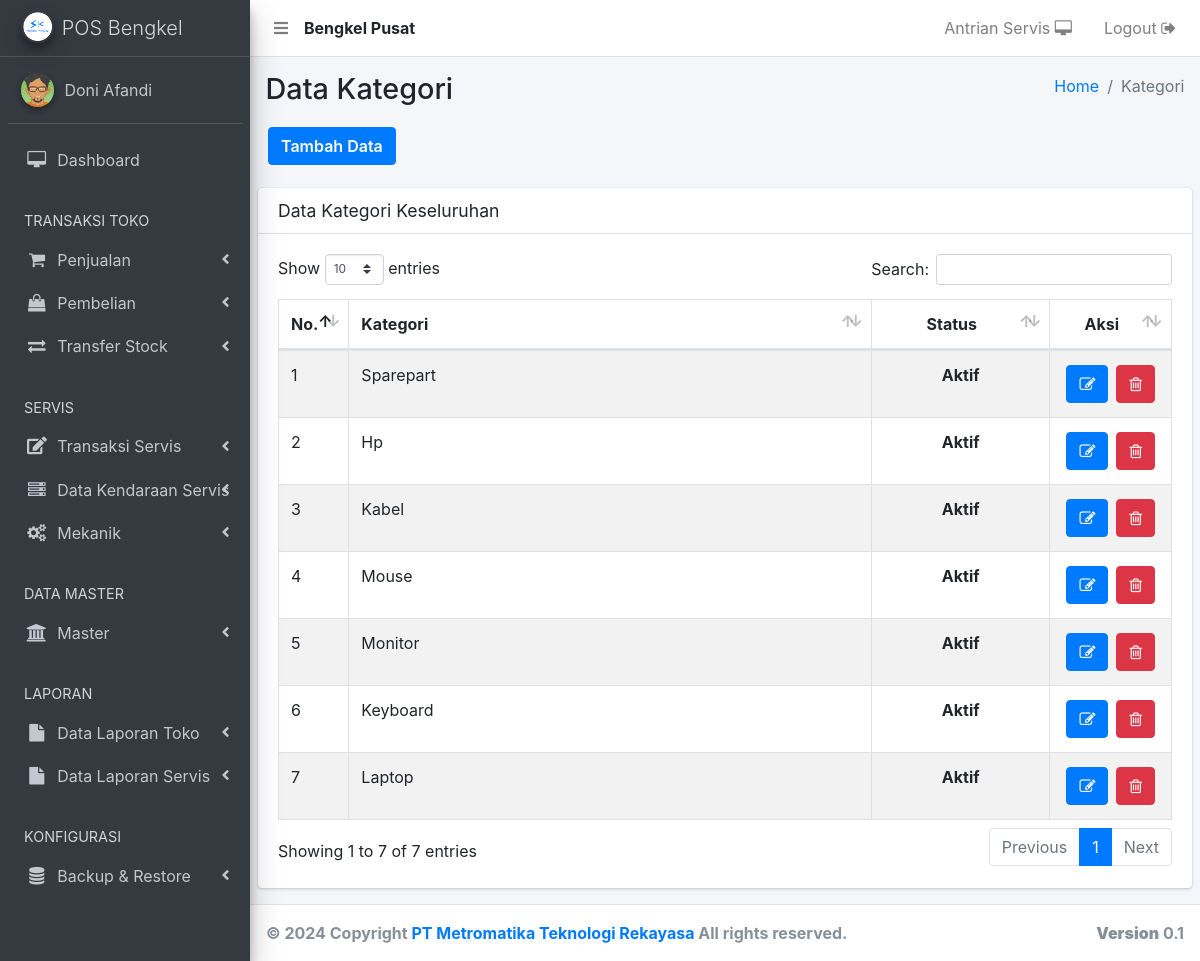
/kategori.php (signed in), run on the app's committed database.
### tables this page shows
CREATE TABLE `user` (
  `user_id` int(11) NOT NULL,
  `user_nama` varchar(500) NOT NULL,
  `user_no_hp` varchar(250) NOT NULL,
  `user_alamat` text NOT NULL,
  `user_email` varchar(250) NOT NULL,
  `user_password` varchar(500) NOT NULL,
  `user_create` varchar(250) NOT NULL,
  `user_level` varchar(250) NOT NULL,
  `user_gaji_pokok` int(11) NOT NULL,
  `user_bonus` int(11) NOT NULL,
  `user_status` varchar(250) NOT NULL,
  `user_cabang_parent` int(11) NOT NULL,
  `user_cabang` int(11) NOT NULL
);

CREATE TABLE `kategori` (
  `kategori_id` int(11) NOT NULL,
  `kategori_nama` varchar(500) NOT NULL,
  `kategori_status` varchar(250) NOT NULL,
  `kategori_cabang` int(11) NOT NULL
);

### _header-artibut.php (called while the page is built, shortened)
<?php
  	include 'aksi/functions.php';
    $userLoginCabang     = mysqli_query( $conn, "select user_cabang, user_cabang_parent from user where user_id = '".$_SESSION['user_id']."'");
    $sessionCabangData   = mysqli_fetch_array($userLoginCabang);
    $sessionCabang       = $sessionCabangData['user_cabang'];
    if ( $sessionCabang < 1 ) {
      $tipeToko = "Pusat";
    } else {
      $tipeToko = "Cabang ".$sessionCabang;
    }
?>

### aksi/functions.php (called while the page is built, shortened)
<?php
include 'koneksi.php';
function query($query) {
	global $conn;
	$result = mysqli_query($conn, $query);
	$rows = [];
	while ( $row = mysqli_fetch_assoc($result) ) {
		$rows[] = $row;
	}
	return $rows;
}
?>

### kategori.php (the view, shortened to what this page needs)
<?php
  include '_header.php';
  include '_nav.php';
  include '_sidebar.php';
?>
  <div class="content-wrapper">
    <section class="content-header">
      <div class="container-fluid">
        <div class="row mb-2">
          <div class="col-sm-6">
            <h1>Data Kategori</h1>
          </div>
          <div class="col-sm-6">
            <ol class="breadcrumb float-sm-right">
              <li class="breadcrumb-item"><a href="bo">Home</a></li>
              <li class="breadcrumb-item active">Kategori</li>
            </ol>
          </div>
          <div class="tambah-data">
          	<a href="kategori-add" class="btn btn-primary">Tambah Data</a>
          </div>
        </div>
      </div>
    </section>
    <?php
    	$data = query("SELECT * FROM kategori WHERE kategori_cabang = $sessionCabang ORDER BY kategori_id DESC");
    ?>
    <section class="content">
      <div class="row">
        <div class="col-12">
          <div class="card">
            <div class="card-header">
              <h3 class="card-title">Data Kategori Keseluruhan</h3>
            </div>
            <div class="card-body">
              <div class="table-auto">
                <table id="example1" class="table table-bordered table-striped">
                  <thead>
                  <tr>
                    <th style="width: 5%;">No.</th>
                    <th>Kategori</th>
                    <th style="text-align: center; width: 20%;">Status</th>
                    <th style="text-align: center; width: 10%;">Aksi</th>
                  </tr>
                  </thead>
                  <tbody>
                  <?php $i = 1; ?>
                  <?php foreach ( $data as $row ) : ?>
                  <tr>
                    	<td><?= $i; ?></td>
                    	<td><?= $row['kategori_nama']; ?></td>
                      <td style="text-align: center;">
                      	<?php
                      		if ( $row['kategori_status'] === "1" ) {
                      			echo "<b>Aktif</b>";
                      		} else {
                      			echo "<b style='color: red;'>Tidak Aktif</b>";
                      		}
                      	?>
                      </td>
                      <td class="orderan-online-button">
                        <?php $id = $row["kategori_id"]; ?>
                      	<a href="kategori-edit?id=<?= $id; ?>" title="Edit Data">
                              <button class="btn btn-primary" type="submit">
                                 <i class="fa fa-edit"></i>
                              </button>
                          </a>
                        <?php
                          $produk = mysqli_query($conn, "select * from barang where kategori_id = $id");
                          $jmlProduk = mysqli_num_rows($produk);
                        ?>
                        <?php if ( $jmlProduk < 1 ) { ?>
                          <a href="kategori-delete?id=<?= $id; ?>" onclick="return confirm('Yakin dihapus ?')" title="Delete Data">
                              <button class="btn btn-danger" type="submit" name="hapus">
                                  <i class="fa fa-trash-o"></i>
                              </button>
                          </a>
                        <?php } ?>
                      </td>
                  </tr>
                  <?php $i++; ?>
              	<?php endforeach; ?>
                </tbody>
                </table>
              </div>
            </div>
          </div>
        </div>
      </div>
    </section>
  </div>
</div>
<?php include '_footer.php'; ?>
</body>
</html>

### _header.php (shortened to what this page needs)
<?php
  include '_header-artibut.php';
?>
<?php
  $levelLogin = $_SESSION['user_level'];
?>
<!DOCTYPE html>
<html>
<head>
  <link rel="stylesheet" href="plugins/fontawesome-free/css/all.min.css">
  <link rel="stylesheet" type="text/css" href="dist/css/font-awesome.min.css">
  <link rel="stylesheet" href="plugins/tempusdominus-bootstrap-4/css/tempusdominus-bootstrap-4.min.css">
  <link rel="stylesheet" href="plugins/datatables-bs4/css/dataTables.bootstrap4.css">
  <link rel="stylesheet" href="plugins/icheck-bootstrap/icheck-bootstrap.min.css">
  <link rel="stylesheet" href="plugins/jqvmap/jqvmap.min.css">
  <link rel="stylesheet" href="dist/css/adminlte.min.css">
  <link rel="stylesheet" href="plugins/overlayScrollbars/css/OverlayScrollbars.min.css">
  <link rel="stylesheet" href="plugins/daterangepicker/daterangepicker.css">
  <link rel="stylesheet" href="plugins/summernote/summernote-bs4.css">
  <link rel="stylesheet" href="plugins/select2/css/select2.min.css">
  <link rel="stylesheet" href="plugins/select2-bootstrap4-theme/select2-bootstrap4.min.css">
  <link rel="stylesheet" type="text/css" href="dist/node_modules/sweetalert2/dist/sweetalert2.css">
  <link rel="stylesheet" type="text/css" href="dist/css/style.css">
  <link rel="stylesheet" type="text/css" href="dist/css/tableexport.min.css">
</head>
<body class="hold-transition sidebar-mini layout-fixed">
<div class="wrapper">

### _nav.php (shortened to what this page needs)
<nav class="main-header navbar navbar-expand navbar-white navbar-light">
    <ul class="navbar-nav">
      <li class="nav-item">
        <a class="nav-link" data-widget="pushmenu" href="#"><i class="fas fa-bars"></i></a>
      </li>
      <li class="nav-item" style="padding-top: 8px;">
        <?php
          echo "<b>Bengkel ".$tipeToko."</b>";
        ?>
      </li>
    </ul>
    <ul class="navbar-nav ml-auto">
      <li class="nav-item">
        <a href="antrian-servis" target="_blank" class="nav-link">Antrian Servis <i class="fa fa-desktop"></i>
        </a>
      </li>
      <li class="nav-item">
        <a href="<?php echo "aksi/logout.php?logout";?>"onclick="return confirm('Apakah anda yakin logout ?')" class="nav-link">Logout <i class="fa fa-sign-out"></i>
        </a>
      </li>
    </ul>
  </nav>

### _sidebar.php (shortened to what this page needs)
<aside class="main-sidebar sidebar-dark-primary elevation-4">
    <a href="bo" class="brand-link">
      <img src="dist/img/seniman-koding.png" alt="AdminLTE Logo" class="brand-image img-circle elevation-3">
      <span class="brand-text font-weight-light">POS Bengkel</span>
    </a>
    <div class="sidebar">
      <div class="user-panel mt-3 pb-3 mb-3 d-flex">
        <div class="image">
          <img src="dist/img/avatar04.png" class="img-circle elevation-2" alt="User Image">
        </div>
        <div class="info">
          <a href="#" class="d-block"><?= $_SESSION['user_nama']; ?></a>
        </div>
      </div>
      <nav class="mt-2">
        <ul class="nav nav-pills nav-sidebar flex-column" data-widget="treeview" role="menu" data-accordion="false">
          <li class="nav-item">
            <a href="bo" class="nav-link">
              <i class="nav-icon fa fa-desktop"></i>
              <p>
                 Dashboard
              </p>
            </a>
          </li>
        <?php if ( $levelLogin !== "mekanik" && $levelLogin !== "kurir" ) { ?>
          <li class="nav-header">TRANSAKSI TOKO</li>
          <li class="nav-item has-treeview">
            <a href="#" class="nav-link">
              <i class="nav-icon fa fa-shopping-cart"></i>
              <p>
                Penjualan
                <i class="fas fa-angle-left right"></i>
              </p>
            </a>
          </li>
          <?php if ( $levelLogin !== "kasir" && $levelLogin !== "kurir" ) { ?>
          <li class="nav-item has-treeview">
            <a href="#" class="nav-link">
              <i class="nav-icon fa fa-shopping-bag"></i>
              <p>
                Pembelian
                <i class="fas fa-angle-left right"></i>
              </p>
            </a>
          </li>
          <?php } ?>
          <?php if ( $levelLogin !== "kasir" && $levelLogin !== "kurir" ) { ?>
          <li class="nav-item has-treeview">
            <a href="#" class="nav-link">
              <i class="nav-icon fa fa-exchange"></i>
              <p>
                Transfer Stock
                <i class="fas fa-angle-left right"></i>
              </p>
            </a>
          </li>
          <?php } ?>
        <?php } ?>
        <?php if ( $levelLogin !== "kurir" ) { ?>
          <li class="nav-header">SERVIS</li>
          <?php if ( $levelLogin !== "mekanik" && $levelLogin !== "kurir" ) { ?>
          <li class="nav-item has-treeview">
            <a href="#" class="nav-link">
              <i class="nav-icon fas fa-edit"></i>
              <p>
                Transaksi Servis
                <i class="fas fa-angle-left right"></i>
              </p>
            </a>
          </li>
          <?php } ?>
          <li class="nav-item has-treeview">
            <a href="#" class="nav-link">
              <i class="nav-icon fa fa-server"></i>
              <p>
                Data Kendaraan Servis
                <i class="fas fa-angle-left right"></i>
              </p>
            </a>
          </li>
          <?php if ( $levelLogin !== "mekanik" ) { ?>
          <li class="nav-item has-treeview">
            <a href="#" class="nav-link">
              <i class="nav-icon fa fa-cogs"></i>
              <p>
                Mekanik
                <i class="fas fa-angle-left right"></i>
              </p>
            </a>
          </li>
          <?php } ?>
          <li class="nav-header">DATA MASTER</li>
          <?php if ( $levelLogin !== "mekanik" ) { ?>
          <li class="nav-item has-treeview">
            <a href="#" class="nav-link">
              <i class="nav-icon fa fa-university"></i>
              <p>
                Master
                <i class="fas fa-angle-left right"></i>
              </p>
            </a>
          </li>
          <?php } ?>
        <?php } ?>
          <li class="nav-header">LAPORAN</li>
          <?php if ( $levelLogin !== "mekanik" ) { ?>
          <li class="nav-item has-treeview">
            <a href="#" class="nav-link">
              <i class="nav-icon fa fa-file"></i>
              <p>
                Data Laporan Toko
                <i class="fas fa-angle-left right"></i>
              </p>
            </a>
          </li>
          <?php } ?>
          <?php if ( $levelLogin !== "kasir" && $levelLogin !== "kurir" ) { ?>
          <li class="nav-item has-treeview">
            <a href="#" class="nav-link">
              <i class="nav-icon fa fa-file"></i>
              <p>
                Data Laporan Servis
                <i class="fas fa-angle-left right"></i>
              </p>
            </a>
          </li>
          <?php } ?>
      <?php if ( $levelLogin === "super admin" || $levelLogin === "admin" ) { ?>
          <li class="nav-header">KONFIGURASI</li>
          <li class="nav-item has-treeview">
            <a href="#" class="nav-link">
              <i class="nav-icon fa fa-database"></i>
              <p>
                Backup & Restore
                <i class="fas fa-angle-left right"></i>
              </p>
            </a>
          </li>
      <?php } ?>
        </ul>
      </nav>
    </div>
  </aside>

### _footer.php (shortened to what this page needs)
<footer class="main-footer">
    <strong>© <?= date("Y"); ?> Copyright <a href="https://www.metromatika.com/" target="_blank">PT Metromatika Teknologi Rekayasa</a> All rights reserved.
    <div class="float-right d-none d-sm-inline-block">
      <b>Version</b> 0.1
    </div>
  </footer>
</body>
</html>

### data on the page
user: user_cabang "Pusat"
kategori: kategori_nama "Sparepart", kategori_status "Aktif"
kategori: kategori_nama "Hp", kategori_status "Aktif"
kategori: kategori_nama "Kabel", kategori_status "Aktif"
kategori: kategori_nama "Mouse", kategori_status "Aktif"
kategori: kategori_nama "Monitor", kategori_status "Aktif"
kategori: kategori_nama "Keyboard", kategori_status "Aktif"
kategori: kategori_nama "Laptop", kategori_status "Aktif"

### other printed values
$_SESSION['user_nama'] "Doni Afandi"
